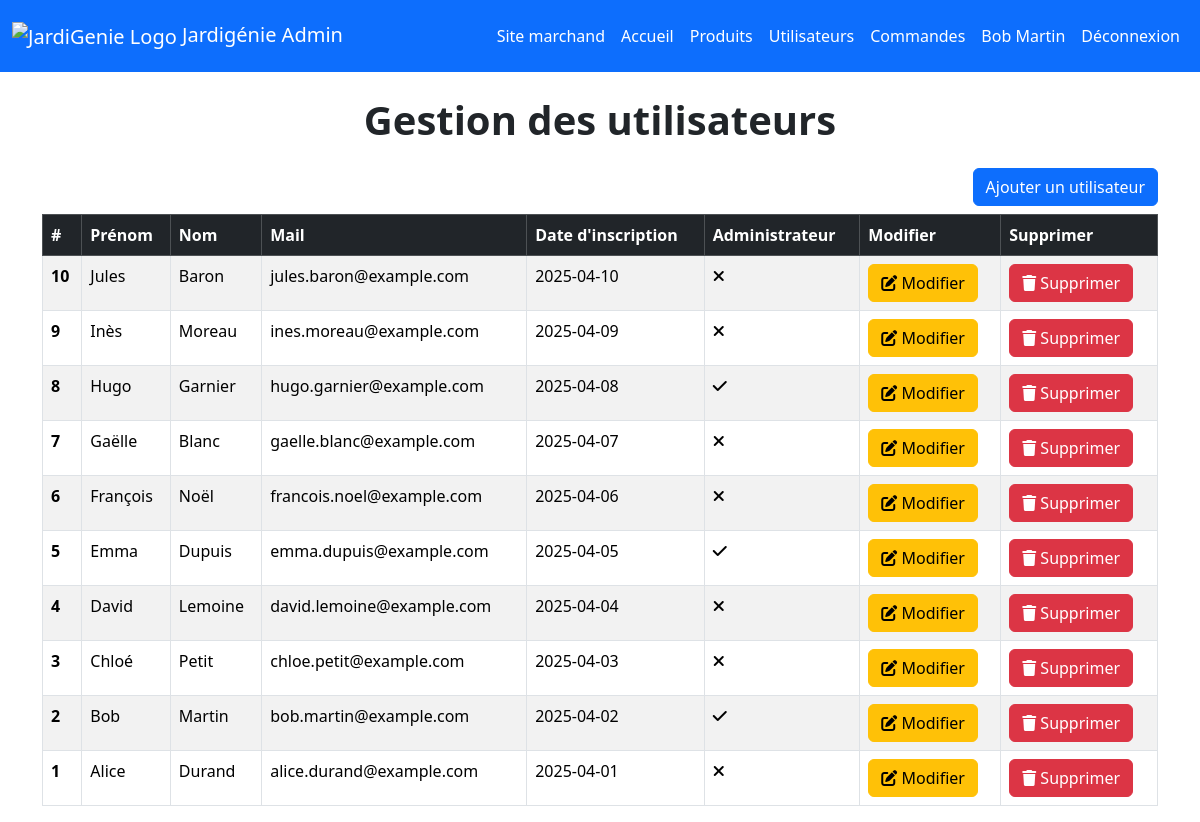
Screenshot of /back_office/index.php?route=users (signed in) with the database file from the repository.
### tables this page shows
CREATE TABLE users (
    user_id INT AUTO_INCREMENT PRIMARY KEY, 
    first_name VARCHAR(255),
    last_name VARCHAR(255),
    mail VARCHAR(255),
    password VARCHAR(255),
    register_date DATE,
    is_admin BOOLEAN 
);

### back_office/controllers/UserController.php (called while the page is built, shortened)
<?php
class UserController {
    public function display() {
        $model = new \Models\User();
        $listUsers = $model->getAllUsers();
        include_once 'views/layout.phtml';
    }
}

### back_office/models/User.php (called while the page is built, shortened)
<?php
class User extends Database {
    public function getAllUsers() {
        $req = "SELECT * FROM users
            ORDER BY user_id DESC LIMIT 50";
    return $this->findAll($req);
    }
}

### back_office/models/Database.php (called while the page is built, shortened)
<?php
class Database {
    protected $bdd;
    public function __construct() {
        $this->bdd = new \PDO('mysql:host=' . DB_HOST . ';dbname=' . DB_NAME . ';charset=utf8', DB_USER, DB_PASS);
    }
    protected function findAll($req, $params=[]) {
        $query = $this->bdd->prepare($req);
        $query->execute($params);
        return $query->fetchAll();
    }
}

### back_office/views/users.phtml (the view)
<h1 class="text-center mt-4 mb-4 fw-bold">Gestion des utilisateurs</h1>
<div class="d-flex justify-content-end mb-2">
  <a href="index.php?route=addUser" class="btn btn-primary">
    Ajouter un utilisateur
  </a>
</div>
<table class="table table-bordered table-striped">
  <thead class="table-dark">
    <tr>
      <th scope="col">#</th>
      <th scope="col">Prénom</th>
      <th scope="col">Nom</th>
      <th scope="col">Mail</th>
      <th scope="col">Date d'inscription</th>
      <th scope="col">Administrateur</th>
      <th scope="col">Modifier</th>
      <th scope="col">Supprimer</th>
    </tr>
  </thead>
  <tbody>
    <?php foreach ($listUsers as $value):?>
      <tr>
        <th scope="row"><?= $value['user_id'] ?></th>
        <td><?= htmlspecialchars($value['first_name'])?></td>
        <td><?= htmlspecialchars($value['last_name'])?></td>
        <td><?= htmlspecialchars($value['mail'])?></td>
        <td><?= htmlspecialchars($value['register_date'])?></td>
        <td><?= $value['is_admin'] ? '<i class="fa-solid fa-check"></i>' : '<i class="fa-solid fa-xmark"></i>' ?></td>
        <td><a href="index.php?route=editUser&id=<?= htmlspecialchars($value['user_id']) ?>" class="btn btn-warning"><i class="fa-solid fa-pen-to-square"></i> Modifier</a></td>
        <td><a href="index.php?route=deleteUser&id=<?= htmlspecialchars($value['user_id']) ?>" class="btn btn-danger"><i class="fa-solid fa-trash"></i> Supprimer</a></td>
      </tr>
    <?php endforeach; ?>
  </tbody>
</table>

### rows the page displays
users: user_id "10", first_name "Jules", last_name "Baron", mail "jules.baron@example.com", register_date "2025-04-10", is_admin 0 (drawn)
users: user_id "9", first_name "Inès", last_name "Moreau", mail "ines.moreau@example.com", register_date "2025-04-09", is_admin 0 (drawn)
users: user_id "8", first_name "Hugo", last_name "Garnier", mail "hugo.garnier@example.com", register_date "2025-04-08", is_admin 1 (drawn)
users: user_id "7", first_name "Gaëlle", last_name "Blanc", mail "gaelle.blanc@example.com", register_date "2025-04-07", is_admin 0 (drawn)
users: user_id "6", first_name "François", last_name "Noël", mail "francois.noel@example.com", register_date "2025-04-06", is_admin 0 (drawn)
users: user_id "5", first_name "Emma", last_name "Dupuis", mail "emma.dupuis@example.com", register_date "2025-04-05", is_admin 1 (drawn)
users: user_id "4", first_name "David", last_name "Lemoine", mail "david.lemoine@example.com", register_date "2025-04-04", is_admin 0 (drawn)
users: user_id "3", first_name "Chloé", last_name "Petit", mail "chloe.petit@example.com", register_date "2025-04-03", is_admin 0 (drawn)
users: user_id "2", first_name "Bob", last_name "Martin", mail "bob.martin@example.com", register_date "2025-04-02", is_admin 1 (drawn)
users: user_id "1", first_name "Alice", last_name "Durand", mail "alice.durand@example.com", register_date "2025-04-01", is_admin 0 (drawn)

### other values shown
$_SESSION['user']['first_name'] "Bob"
$_SESSION['user']['last_name'] "Martin"
